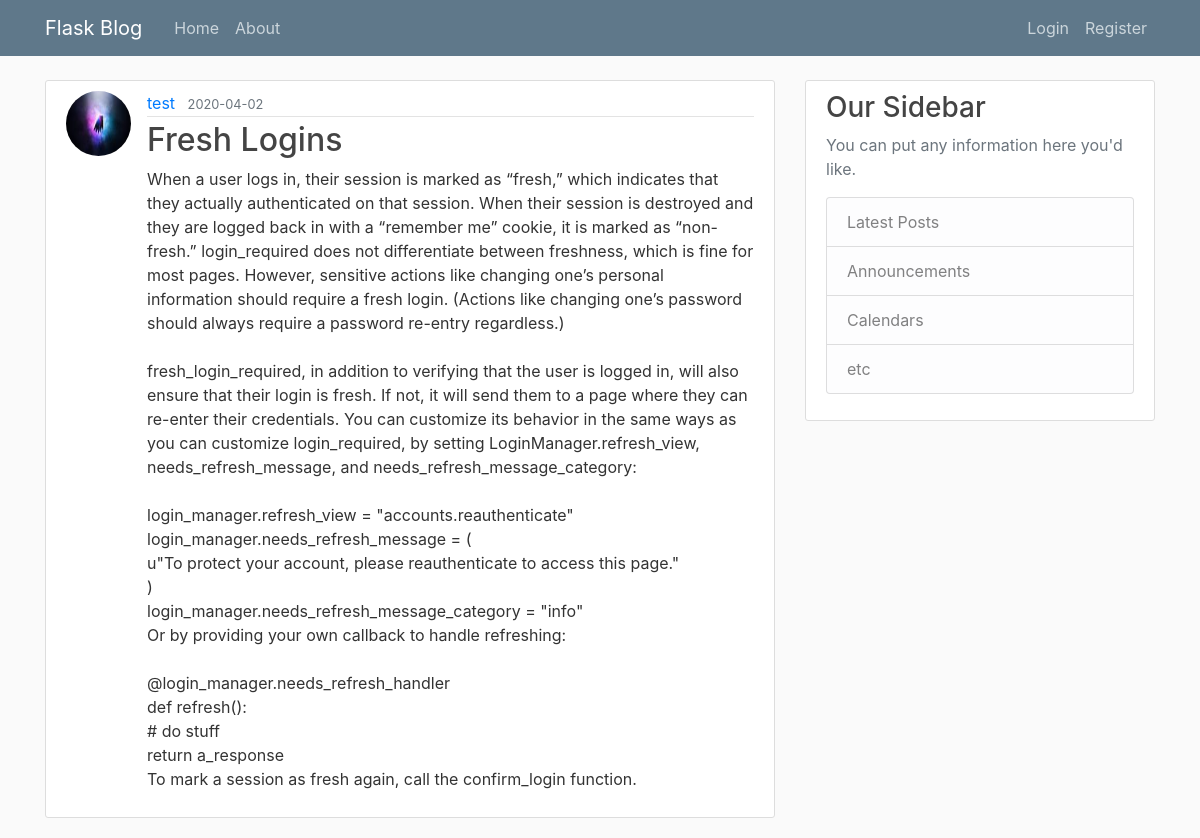
The page /post/14 on the database its author committed.
### flaskblog/models.py (models this page shows, shortened)
class User(db.Model, UserMixin):
    id = db.Column(db.Integer, primary_key=True)
    username = db.Column(db.String(20), unique=True, nullable=False)
    email = db.Column(db.String(120), unique=True, nullable=False)
    image_file = db.Column(db.String(20), nullable=False, default='default.jpg')
    password = db.Column(db.String(60),nullable=False)
    posts = db.relationship('Post',backref='author',lazy=True)

class Post(db.Model):
    id = db.Column(db.Integer, primary_key=True)
    title = db.Column(db.String(100), nullable=False)
    date_posted = db.Column(db.DateTime, nullable=False,default=datetime.utcnow)
    content = db.Column(db.Text, nullable=False)
    user_id = db.Column(db.Integer, db.ForeignKey('user.id'),nullable=False)

### flaskblog/routes.py (the view)
@app.route("/post/<int:post_id>")
def post(post_id):
    post = Post.query.get_or_404(post_id)
    return render_template('post.html', title=post.title, post=post)

### flaskblog/templates/post.html (shortened to what this page needs)
{% extends "layout.html" %}
{% block content %}
<article class="media content-section">
    <img class="rounded-circle article-img"
        src="{{ url_for('static', filename='profile_pics/'+post.author.image_file) }}">
    <div class="media-body">
        <div class="article-metadata">
            <a class="mr-2" href="{{ url_for('user_posts', username=post.author.username) }}">{{ post.author.username }}</a>
            <small class="text-muted">{{ post.date_posted.strftime("%Y-%m-%d") }}</small>
        </div>
        <h2 class="article-title">{{ post.title }}</a></h2>
        <p class="article-content">{{ post.content }}</p>
    </div>
</article>
{% endblock content %}

### flaskblog/static/main.css (style rules this page uses)
body { background: #fafafa; color: #333333; margin-top: 5rem; }
h1, h2, h3, h4, h5, h6 { color: #444444; }
.content-section { background: #ffffff; padding: 10px 20px; border: 1px solid #dddddd; border-radius: 3px; margin-bottom: 20px; }
.article-title { color: #444444; }
.article-content { white-space: pre-line; }
.article-img { height: 65px; width: 65px; margin-right: 16px; }
.article-metadata { padding-bottom: 1px; margin-bottom: 4px; border-bottom: 1px solid #e3e3e3 }

### rows shown on the page
User: image_file (picture), author.username "test"
Post: date_posted "2020-04-02", title "Fresh Logins", content "When a user logs in, their session is marked as “fresh,” which indicates that they actually authenticated on that session. When their session is destroyed and they are logged back in with a “remember me” cookie, it is marked as “non-fresh.” login_required does not differentiate between freshness, which is fine for most pages. However, sensitive actions like changing one’s personal information should require a fresh login. (Actions like changing one’s password should always require a password re-entry regardless.) fresh_login_required, in addition to verifying that the user is logged in, will also ensure that their login is fresh. If not, it will send them to a page where they can re-enter…"
